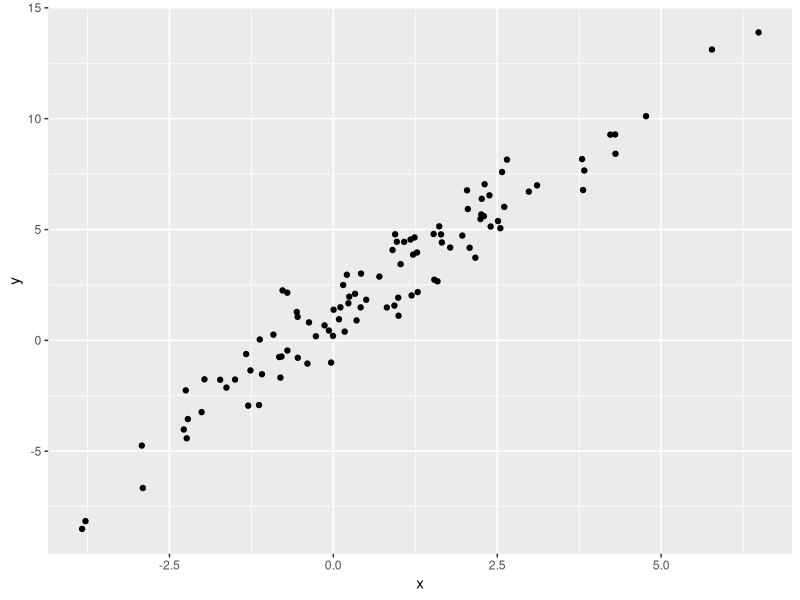

The R script that drew this image:
## ---- chunk 1
library(tidyverse)
## ---- chunk 2
plot_df =
  tibble(
    x = rnorm(100, mean = 1, sd = 2),
    y = 1 + 2 * x + rnorm(100)
  )
## ---- chunk 3
plot_df %>%
  ggplot(aes(x = x, y = y)) +
   geom_point()
